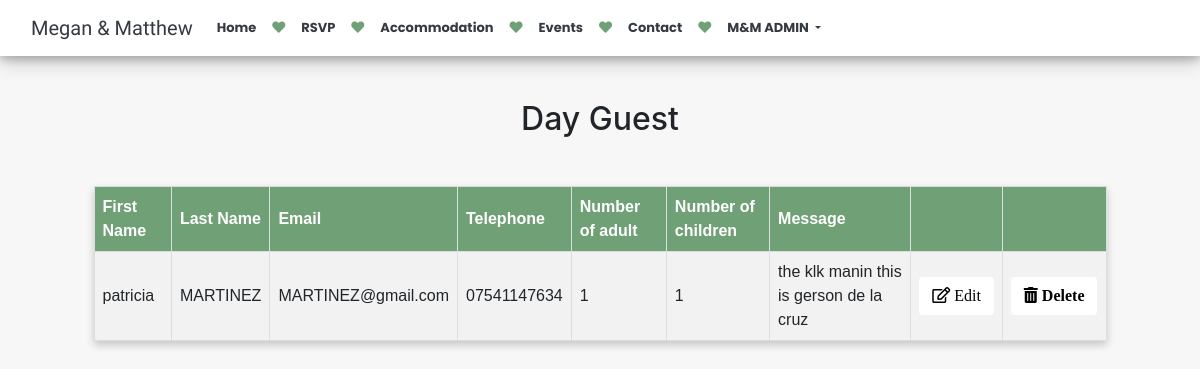
The app's page /day_data (signed in), older data.
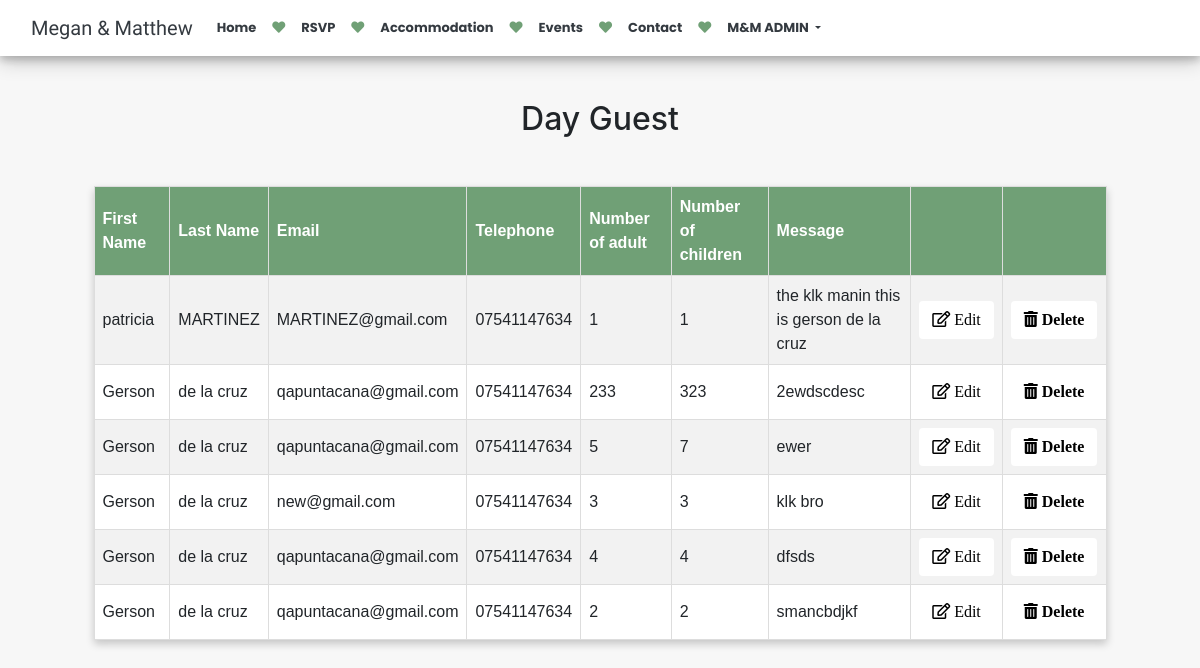
The same page, newer data.
### megan_wedding/models.py (models this page shows, shortened)
class DayGuest(models.Model):
    first_name = models.CharField(max_length=200, blank=True, null=True)
    last_name = models.CharField(max_length=200, blank=True, null=True)
    email = models.EmailField(max_length=254)
    telephone = models.CharField(max_length=200, blank=True, null=True)
    number_adult = models.IntegerField(blank=True, null=True)
    number_children = models.IntegerField(blank=True, null=True)
    message = models.CharField(max_length=200, blank=True, null=True)

### megan_wedding/views.py (the view)
# urls.py: path('day_data', views.day_guest_data, name="day_data"),
@login_required(login_url= 'login')
def day_guest_data(request):
    DayGuests = DayGuest.objects.all()
    context = {'DayGuests': DayGuests}
    return render(request, 'admin_day_guest_data.html', context)

### templates/admin_day_guest_data.html (shortened to what this page needs)
{% extends 'base.html' %}
{% load crispy_forms_tags %}
{% load static %}
{% block content %}
<section>
    <h2 class="guest-data">Day Guest</h2>
 <div class="table_wrapper table-responsive">
<table id="module_table">
  <tr>
    <th>First Name</th>
    <th>Last Name</th>
    <th>Email</th>
    <th>Telephone</th>
      <th>Number of adult</th>
      <th>Number of children</th>
        <th>Message</th>
    <th></th>
    <th></th>
  </tr>
{% for DayGuest in DayGuests %}
   <tr>
    <td>{{DayGuest.first_name}}</td>
    <td>{{DayGuest.last_name}}</td>
    <td>{{DayGuest.email}}</td>
    <td>{{DayGuest.telephone}}</td>
       <td>{{DayGuest.number_adult}}</td>
       <td>{{DayGuest.number_children}}</td>
       <td>{{DayGuest.message}}</td>
            <td><a href="{% url 'edit_day' DayGuest.id %}"><button class="btn invite_btn check "><i class="far fa-edit"> Edit</i></button></a> </td>
            <td><a href="{% url 'day_delete' DayGuest.id %}"><button class="btn invite_btn check"><i class="fas fa-trash-alt"> Delete</i></button></a> </td>
      </tr>
    {% endfor %}
</table>
{% endblock content %}

Row changes from the older to the newer data that the page shows:
added DayGuest: first_name "Gerson", last_name "de la cruz", email "qapuntacana@gmail.com", telephone "07541147634", number_adult "233", number_children "323", message "2ewdscdesc"
added DayGuest: first_name "Gerson", last_name "de la cruz", email "qapuntacana@gmail.com", telephone "07541147634", number_adult "5", number_children "7", message "ewer"
added DayGuest: first_name "Gerson", last_name "de la cruz", email "new@gmail.com", telephone "07541147634", number_adult "3", number_children "3", message "klk bro"
added DayGuest: first_name "Gerson", last_name "de la cruz", email "qapuntacana@gmail.com", telephone "07541147634", number_adult "4", number_children "4", message "dfsds"
added DayGuest: first_name "Gerson", last_name "de la cruz", email "qapuntacana@gmail.com", telephone "07541147634", number_adult "2", number_children "2", message "smancbdjkf"
